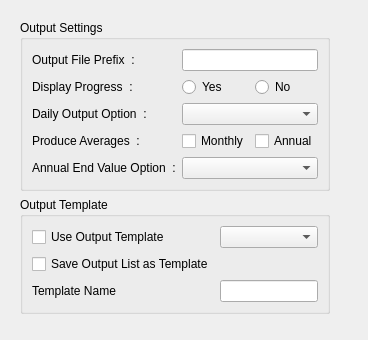
        <widget class="QWidget" name="tabOutputSetting">
         <attribute name="title">
          <string>Output Settings</string>
         </attribute>
         <layout class="QHBoxLayout" name="horizontalLayout_8">
          <item>
           <widget class="QFrame" name="frame_9">
            <property name="frameShape">
             <enum>QFrame::NoFrame</enum>
            </property>
            <property name="frameShadow">
             <enum>QFrame::Raised</enum>
            </property>
            <layout class="QGridLayout" name="gridLayout_23" columnstretch="3,4" columnminimumwidth="0,2">
             <item row="1" column="0">
              <widget class="QGroupBox" name="groupBoxTimeSetting_2">
               <property name="title">
                <string>Output Template</string>
               </property>
               <layout class="QGridLayout" name="gridLayout">
                <item row="0" column="0">
                 <widget class="QCheckBox" name="ckbUseOutputTemplate">
                  <property name="text">
                   <string>Use Output Template</string>
                  </property>
                 </widget>
                </item>
                <item row="0" column="1">
                 <widget class="QComboBox" name="cmbOutputTemplate">
                  <property name="enabled">
                   <bool>true</bool>
                  </property>
                 </widget>
                </item>
                <item row="1" column="0">
                 <widget class="QCheckBox" name="ckbSaveOutputTemplate">
                  <property name="text">
                   <string>Save Output List as Template</string>
                  </property>
                 </widget>
                </item>
                <item row="2" column="0">
                 <widget class="QLabel" name="label_84">
                  <property name="text">
                   <string>Template Name</string>
                  </property>
                 </widget>
                </item>
                <item row="2" column="1">
                 <widget class="QLineEdit" name="txtTemplateName"/>
                </item>
               </layout>
              </widget>
             </item>
             <item row="0" column="0">
              <widget class="QGroupBox" name="groupBoxOutputSetting">
               <property name="title">
                <string>Output Settings</string>
               </property>
               <layout class="QGridLayout" name="gridLayout_8">
                <item row="0" column="0">
                 <widget class="QLabel" name="label_30">
                  <property name="text">
                   <string>Output File Prefix  :</string>
                  </property>
                 </widget>
                </item>
                <item row="0" column="1" colspan="2">
                 <widget class="QLineEdit" name="txtOutputFilePrefix"/>
                </item>
                <item row="1" column="0">
                 <widget class="QLabel" name="label_49">
                  <property name="text">
                   <string>Display Progress  :</string>
                  </property>
                 </widget>
                </item>
                <item row="1" column="1">
                 <widget class="QRadioButton" name="rbtDispProgressYes">
                  <property name="text">
                   <string>Yes</string>
                  </property>
                 </widget>
                </item>
                <item row="1" column="2">
                 <widget class="QRadioButton" name="rbtDispProgressNo">
                  <property name="text">
                   <string>No</string>
                  </property>
                 </widget>
                </item>
                <item row="2" column="0">
                 <widget class="QLabel" name="label_64">
                  <property name="text">
                   <string>Daily Output Option  :</string>
                  </property>
                 </widget>
                </item>
                <item row="2" column="1" colspan="2">
                 <widget class="QComboBox" name="cmbDailyOutputType"/>
                </item>
                <item row="3" column="0">
                 <widget class="QLabel" name="label_73">
                  <property name="text">
                   <string>Produce Averages  :</string>
                  </property>
                 </widget>
                </item>
                <item row="3" column="1">
                 <widget class="QCheckBox" name="ckbMonthAverage">
                  <property name="text">
                   <string>Monthly</string>
                  </property>
                 </widget>
                </item>
                <item row="3" column="2">
                 <widget class="QCheckBox" name="ckbYearAverage">
                  <property name="text">
                   <string>Annual</string>
                  </property>
                 </widget>
                </item>
                <item row="4" column="0">
                 <widget class="QLabel" name="label_75">
                  <property name="text">
                   <string>Annual End Value Option  :</string>
                  </property>
                 </widget>
                </item>
                <item row="4" column="1" colspan="2">
                 <widget class="QComboBox" name="cmbYearlyOutputType"/>
                </item>
               </layout>
              </widget>
             </item>
             <item row="2" column="0">
              <widget class="QFrame" name="frame_24">
               <property name="frameShape">
                <enum>QFrame::NoFrame</enum>
               </property>
               <property name="frameShadow">
                <enum>QFrame::Raised</enum>
               </property>
              </widget>
             </item>
             <item row="0" column="1" rowspan="3">
              <widget class="QFrame" name="frame_8">
               <property name="frameShape">
                <enum>QFrame::NoFrame</enum>
               </property>
               <property name="frameShadow">
                <enum>QFrame::Raised</enum>
               </property>
              </widget>
             </item>
            </layout>
           </widget>
          </item>
         </layout>
        </widget>
